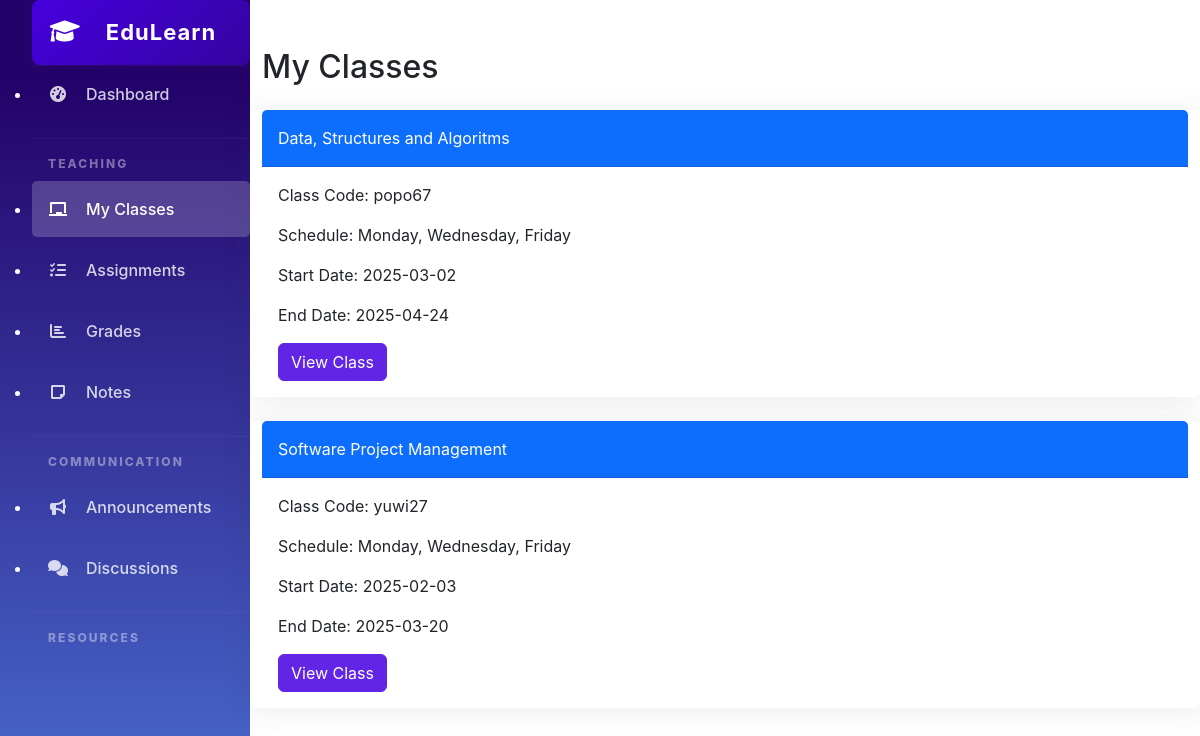
Page /instructor_classes (signed in) on the committed database.
### app.py (models this page shows)
class Class(Base):
    __tablename__ = 'classes'
    id = Column(Integer, primary_key=True, autoincrement=True)
    name = Column(String(100), nullable=False)
    code = Column(String(50), unique=True, nullable=False)
    description = Column(Text, nullable=True)
    start_date = Column(Date, nullable=False)
    end_date = Column(Date, nullable=False)
    schedule_day = Column(String(20), nullable=False)
    start_time = Column(Time, nullable=False)
    end_time = Column(Time, nullable=False)
    max_students = Column(Integer, nullable=False)
    prerequisites = Column(Text, nullable=True)
    instructor_id = Column(Integer, ForeignKey('users.id'), nullable=False)
    instructor = relationship("User")

### app.py (the view)
@app.route('/instructor_classes')
def instructor_classes():
    user = get_current_user()
    if not user or user.role != 'instructor':
        flash('Access denied.', 'danger')
        return redirect(url_for('home'))
    db_session = SessionLocal()
    assignments_list = (
        db_session.query(Assignment)
        .options(joinedload(Assignment.classroom))  # ✅ Eagerly load related classroom data
        .all()
    )
    active_classes = (
        db_session.query(Class)
        .filter(Class.instructor_id == user.id, Class.end_date >= datetime.now().date())
        .all()
    )
    db_session.close()
    return render_template('classes.html', user=user, active_classes=active_classes)

### app.py (called while the page is built)
def get_current_user():
    if 'user_id' in session:
        db_session = SessionLocal()
        user = db_session.query(User).filter_by(id=session['user_id']).first()
        db_session.close()
        return user
    return None

### templates/classes.html (shortened to what this page needs)
<!DOCTYPE html>
<html lang="en">
<head>
  <link href="https://cdn.jsdelivr.net/npm/bootstrap@5.3.0/dist/css/bootstrap.min.css" rel="stylesheet">
  <link rel="stylesheet" href="https://cdnjs.cloudflare.com/ajax/libs/font-awesome/6.0.0/css/all.min.css">
  <link rel="stylesheet" href="{{url_for('static', filename='styles.css')}}">
</head>
<body>
  <div class="wrapper">
    <ul class="sidebar">
      <a class="sidebar-header p-3" href="{{url_for('instructor_dashboard')}}">
        <div class="sidebar-brand-icon">
          <i class="fas fa-graduation-cap"></i>
        </div>
        <div class="sidebar-brand-text mx-3">EduLearn</div>
      </a>
      <hr class="sidebar-divider my-0">
      <li class="nav-item active">
        <a class="nav-link" href="{{url_for('instructor_dashboard')}}">
          <i class="fas fa-fw fa-tachometer-alt"></i>
          <span>Dashboard</span>
        </a>
      </li>
      <hr class="sidebar-divider">
      <div class="sidebar-heading">
        Teaching
      </div>
      <li class="nav-item">
        <a class="nav-link active" href="{{url_for('instructor_classes')}}">
          <i class="fas fa-fw fa-chalkboard"></i>
          <span>My Classes</span>
        </a>
      </li>
      <li class="nav-item">
        <a class="nav-link" href="{{url_for('instructor_assignments')}}">
          <i class="fas fa-fw fa-tasks"></i>
          <span>Assignments</span>
        </a>
      </li>
      <li class="nav-item">
        <a class="nav-link" href="{{url_for('instructor_grades')}}">
          <i class="fas fa-fw fa-chart-bar"></i>
          <span>Grades</span>
        </a>
      </li>
      <li class="nav-item">
        <a class="nav-link" href="{{url_for('instructor_notes')}}">
          <i class="fa fa-sticky-note"></i>
          <span>Notes</span>
        </a>
      </li>
      <hr class="sidebar-divider">
      <div class="sidebar-heading">
        Communication
      </div>
      <li class="nav-item">
        <a class="nav-link" href="{{url_for('announcements')}}">
          <i class="fas fa-fw fa-bullhorn"></i>
          <span>Announcements</span>
        </a>
      </li>
      <li class="nav-item">
        <a class="nav-link" href="{{url_for('discussions')}}">
          <i class="fas fa-fw fa-comments"></i>
          <span>Discussions</span>
        </a>
      </li>
      <hr class="sidebar-divider">
      <div class="sidebar-heading">
        Resources
      </div>
    </ul>
  <div class="container py-5">
    <h2 class="mb-4">My Classes</h2>
    <div class="row">
      {% for course in active_classes %}
      <div class="card">
          <div class="card-header bg-primary text-white">{{ course.name }}</div>
          <div class="card-body">
              <p>Class Code: {{ course.code }}</p>
              <p>Schedule: {{ course.schedule_day }}</p>
              <p>Start Date: {{ course.start_date }}</p>
              <p>End Date: {{ course.end_date }}</p>
              <a href="#" class="btn btn-primary">View Class</a>
          </div>
      </div>
  {% else %}
      <p class="text-muted">No active classes available.</p>
  {% endfor %}
    </div>
</div>
</div>
</body>
</html>

### static/styles.css (style rules this page uses)
:root { --primary-color: #6225e6; --secondary-color: #f8f9fc; --accent-color: #5014d1; --success-color: #1cc88a; --warning-color: #f6c23e; --danger-color: #e74a3b; --dark-color: #5a5c69; --light-color: #f8f9fc; }
body { font-family: -apple-system, BlinkMacSystemFont, "Segoe UI", Roboto, "Helvetica Neue", Arial, sans-serif; min-height: 100vh; }
.wrapper { display: flex; width: 100%; align-items: stretch; }
.sidebar-header { display: flex; align-items: center; justify-content: center; padding: 15px; text-decoration: none; background: linear-gradient(135deg,#4600dd, #3503a0); color: white; font-size: 20px; font-weight: bold; border-radius: 8px; transition: all 0.3s ease-in-out; }
.sidebar-brand-icon i { font-size: 24px; margin-right: 10px; }
.sidebar-brand-text { font-weight: bold; font-size: 22px; letter-spacing: 1px; }
.sidebar { min-width: 250px; max-width: 250px; min-height: 100vh; background: linear-gradient(180deg, #230269 10%, #496ace 100%); color: white; transition: all 0.3s; }
.sidebar .nav-link { color: rgba(255, 255, 255, 0.8); padding: 1rem; font-weight: 500; display: flex; align-items: center; gap: 0.5rem; border-radius: 5px; margin-bottom: 5px; }
.sidebar .nav-link.active { color: white; background-color: rgba(255, 255, 255, 0.2); }
.sidebar .nav-link i { margin-right: 10px; width: 20px; text-align: center; }
.sidebar-brand-text { color: white !important; }
.sidebar-divider { border-top: 1px solid rgba(255, 255, 255, 0.15); margin: 1rem 0; }
.sidebar-heading { color: rgba(255, 255, 255, 0.4); font-size: 0.75rem; font-weight: 800; letter-spacing: 0.13rem; text-transform: uppercase; padding: 0 1rem; margin-bottom: 0.5rem; }
.card { border: none; box-shadow: 0 0.15rem 1.75rem 0 rgba(58, 59, 69, 0.1); margin-bottom: 1.5rem; }
.card-header { background-color: white; border-bottom: 1px solid rgba(0, 0, 0, 0.125); padding: 1rem; }
.btn-primary { background-color: var(--primary-color); border-color: var(--primary-color); }

### rows in the picture
Class: name "Data, Structures and Algoritms", code "popo67", schedule_day "Monday, Wednesday, Friday", start_date "2025-03-02", end_date "2025-04-24"
Class: name "Software Project Management", code "yuwi27", schedule_day "Monday, Wednesday, Friday", start_date "2025-02-03", end_date "2025-03-20"
